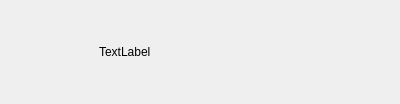
<?xml version="1.0" encoding="UTF-8"?>
<ui version="4.0">
 <class>base</class>
 <widget class="QFrame" name="base">
  <property name="geometry">
   <rect>
    <x>0</x>
    <y>0</y>
    <width>400</width>
    <height>100</height>
   </rect>
  </property>
  <property name="sizePolicy">
   <sizepolicy hsizetype="Preferred" vsizetype="Preferred">
    <horstretch>0</horstretch>
    <verstretch>0</verstretch>
   </sizepolicy>
  </property>
  <property name="minimumSize">
   <size>
    <width>0</width>
    <height>0</height>
   </size>
  </property>
  <property name="maximumSize">
   <size>
    <width>16777215</width>
    <height>100</height>
   </size>
  </property>
  <property name="windowTitle">
   <string>Frame</string>
  </property>
  <property name="frameShape">
   <enum>QFrame::Shape::NoFrame</enum>
  </property>
  <layout class="QHBoxLayout" name="horizontalLayout">
   <item>
    <widget class="QFrame" name="playlist_icon_container">
     <property name="minimumSize">
      <size>
       <width>82</width>
       <height>82</height>
      </size>
     </property>
     <property name="maximumSize">
      <size>
       <width>82</width>
       <height>82</height>
      </size>
     </property>
     <property name="frameShape">
      <enum>QFrame::Shape::NoFrame</enum>
     </property>
     <property name="frameShadow">
      <enum>QFrame::Shadow::Raised</enum>
     </property>
     <layout class="QVBoxLayout" name="verticalLayout">
      <property name="leftMargin">
       <number>0</number>
      </property>
      <property name="topMargin">
       <number>0</number>
      </property>
      <property name="rightMargin">
       <number>0</number>
      </property>
      <property name="bottomMargin">
       <number>0</number>
      </property>
     </layout>
    </widget>
   </item>
   <item>
    <widget class="QLabel" name="name_label">
     <property name="minimumSize">
      <size>
       <width>0</width>
       <height>0</height>
      </size>
     </property>
     <property name="text">
      <string>TextLabel</string>
     </property>
    </widget>
   </item>
  </layout>
 </widget>
 <resources/>
 <connections/>
</ui>
